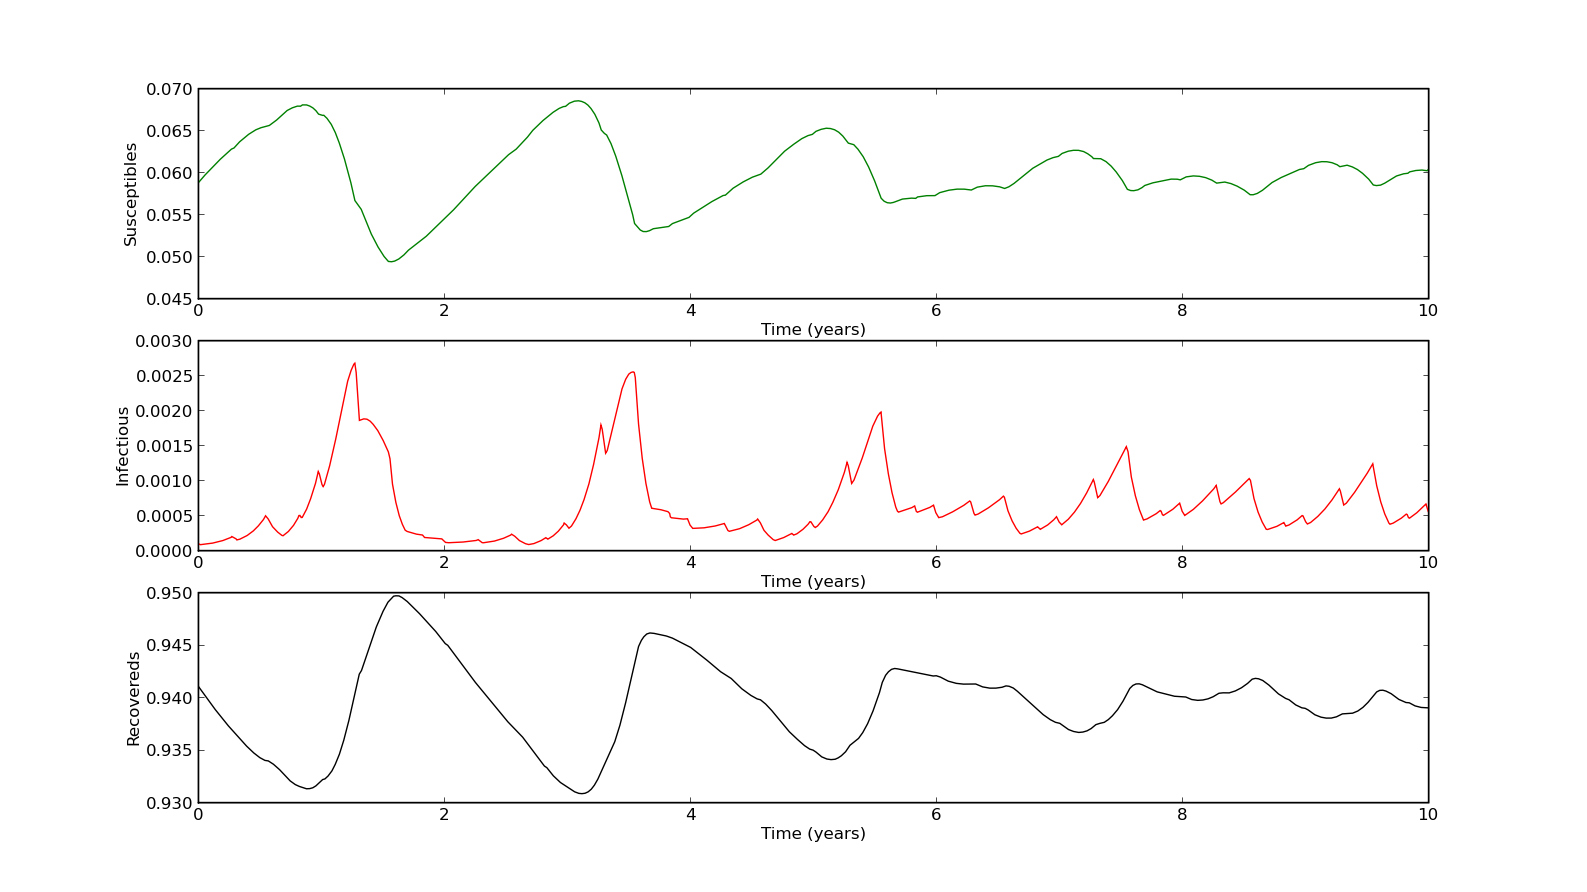

Reproduce this figure in Python.
#!/usr/bin/env python

####################################################################
###    This is the PYTHON version of program 5.2 from page 171 of  #
### "Modeling Infectious Disease in humans and animals"            #
### by Keeling & Rohani.										   #
###																   #
### It is the simple SIR epidemic with corrected term-time         #
### forcing of the transmission rate.							   #
### Note: setting beta1 too high can cause numerical difficulties. #
####################################################################

###################################
### Written by Ilias Soumpasis    #
### ilias.soumpasis@ucd.ie (work) #
### ilias.soumpasis@gmail.com	  #
###################################

import scipy.integrate as spi
import numpy as np
import pylab as pl

Beta0=17/13.;
Beta1=([0.25]);
gamma=1/13.0;
mu=1/(50*365.0);
S0=1/17.;
I0=1e-4;
Years=10
MaxTime=365.
TS=1.0


def term(t):
	t=np.mod(t,365)
	if t < 6 or t > 100 and t < 115 or t > 200 and t < 251 or t > 300 and t < 307 or t > 356 and t <= 365:
		Term = -1
	else:
		Term = 1
	return Term


### This code can also be used to generate bifurcation diagrams, by setting
### beta1 equal to a vector of seasonality rates. The bifurcation diagram is
### constructed using extrapolated initial conditions. Try:
#(Beta0,Beta1,gamma,mu,S0,I0,Years, MaxTime)=(17/13.,np.arange(0.00,0.301,0.001),1/13.,1./(50*365),1/17.,1e-4,20,365.)

ND=Years*MaxTime
INPUT=np.array((S0,I0, 1-S0-I0))

def diff_eqs(INP,t):  
	'''The main set of equations'''
	Y=np.zeros((3))
	V = INP   
	beta=beta0-beta1
	Y[0] = mu - beta*V[0]*V[1] - mu*V[0]
	Y[1] = beta*V[0]*V[1] - mu*V[1] - gamma*V[1]
	Y[2] = gamma * V[1] - mu * V[2]
	return Y   # For odeint

def diff_eqs2(INP,t):  
	'''The main set of equations'''
	Y=np.zeros((3))
	V = INP   
	beta=beta0+beta1
	Y[0] = mu - beta*V[0]*V[1] - mu*V[0]
	Y[1] = beta*V[0]*V[1] - mu*V[1] - gamma*V[1]
	Y[2] = gamma * V[1] - mu * V[2]
	return Y   # For odeint

def FORCED_ODE(diff_eqs,INPUT, beta0, beta1):
	'''Calculates the differential rates used in the integration.'''
	RES=np.zeros((3))
	for Year in range(Years):
		t_start =  Year*365.+1; t_end = Year*365.+6.; t_inc = TS
		t_range = np.arange(t_start, t_end+t_inc, t_inc)
		RES2=spi.odeint(diff_eqs,INPUT,t_range)
		RES=np.vstack((RES,RES2))
		INPUT=RES2[-1]
		t_start =  Year*365.+7; t_end = Year*365.+100; t_inc = TS
		t_range = np.arange(t_start, t_end+t_inc, t_inc)
		RES2=spi.odeint(diff_eqs2,INPUT,t_range)
		RES=np.vstack((RES,RES2))
		INPUT=RES2[-1]
		t_start = Year*365.+101; t_end = Year*365.+115; t_inc = TS
		t_range = np.arange(t_start, t_end+t_inc, t_inc)
		RES2=spi.odeint(diff_eqs,INPUT,t_range)
		RES=np.vstack((RES,RES2))
		INPUT=RES2[-1]
		t_start = Year*365.+116; t_end = Year*365.+200; t_inc = TS
		t_range = np.arange(t_start, t_end+t_inc, t_inc)
		RES2=spi.odeint(diff_eqs2,INPUT,t_range)
		RES=np.vstack((RES,RES2))
		INPUT=RES2[-1]
		t_start = Year*365.+201; t_end = Year*365.+251; t_inc = TS
		t_range = np.arange(t_start, t_end+t_inc, t_inc)
		RES2=spi.odeint(diff_eqs,INPUT,t_range)
		RES=np.vstack((RES,RES2))
		INPUT=RES2[-1]
		t_start = Year*365.+252; t_end = Year*365.+300; t_inc = TS
		t_range = np.arange(t_start, t_end+t_inc, t_inc)
		RES2=spi.odeint(diff_eqs2,INPUT,t_range)
		RES=np.vstack((RES,RES2))
		INPUT=RES2[-1]
		t_start = Year*365.+301; t_end = Year*365.+307; t_inc = TS
		t_range = np.arange(t_start, t_end+t_inc, t_inc)
		RES2=spi.odeint(diff_eqs,INPUT,t_range)
		RES=np.vstack((RES,RES2))
		INPUT=RES2[-1]
		t_start = Year*365.+308; t_end = Year*365.+356; t_inc = TS
		t_range = np.arange(t_start, t_end+t_inc, t_inc)
		RES2=spi.odeint(diff_eqs2,INPUT,t_range)
		RES=np.vstack((RES,RES2))
		INPUT=RES2[-1]
		t_start = Year*365.+357; t_end = Year*365.+365; t_inc = TS
		t_range = np.arange(t_start, t_end+t_inc, t_inc)
		RES2=spi.odeint(diff_eqs,INPUT,t_range)
		RES=np.vstack((RES,RES2))
		INPUT=RES2[-1]
	INPUT = RES[-1]	
	return RES

if len(Beta1)==1:
	beta1=Beta1[0]

	### Calculate Average Effect of Forcing and Correct for it.
	Ave=0;
	for t in np.arange(1,366):
		Ave+=(1+beta1*term(t+0.5))
	beta0=Beta0/(Ave/365)
	print beta0, beta1
	t_start = 0.0; t_end = ND; t_inc = TS
	t_range = np.arange(t_start, t_end+t_inc, t_inc)
	RES = FORCED_ODE(diff_eqs,INPUT, beta0, beta1)

	print RES

	t=(np.arange(ND)/365.)
	#Ploting
	pl.subplot(311)
	pl.plot(t,RES[1:,0], 'g', label='S')
	pl.xlabel ('Time (years)')
	pl.ylabel ('Susceptibles')
	pl.subplot(312)
	pl.plot(t,RES[1:,1], 'r', label='I')
	pl.xlabel ('Time (years)')
	pl.ylabel ('Infectious')
	pl.subplot(313)
	pl.plot(t,1-(RES[1:,0]+RES[1:,1]), 'k', label='R')
	pl.xlabel ('Time (years)')
	pl.ylabel ('Recovereds')

else:
	if ND < 3650:
		ND = 3650
		
	Bifur_I=np.zeros((len(Beta1),10))
	
	for i in range(len(Beta1)):
		beta1 = Beta1[i]
		### Calculate Average Effect of Forcing and Correct for it.
		Ave=0;
		for t in np.arange(1,366):
			Ave+=(1+beta1*term(t+0.5))
		beta0=Beta0/(Ave/365)

		t_start = 0.0; t_end = ND; t_inc = TS
		t_range = np.arange(t_start, t_end+t_inc, t_inc)
		RES = FORCED_ODE(diff_eqs,INPUT,beta0, beta1)
		INPUT=RES[-1]
		

		for j in range(10):
			Bifur_I[i,j]=RES[np.arange(ND)[((ND-j*365.)-1)],1]
			
	pl.plot (Beta1, np.log10(Bifur_I), '.k')
	### if TeX commands do not work comment the next line
	pl.xlabel (r'Seasonality, $\beta_1$')
	pl.ylabel (r'Level of Infection $(log_{10})$')
	### if TeX commands do not work uncomment the next line
#	pl.xlabel ('Seasonality, beta1')
#	pl.ylabel ('Level of Infection (log_10)')
pl.show()
